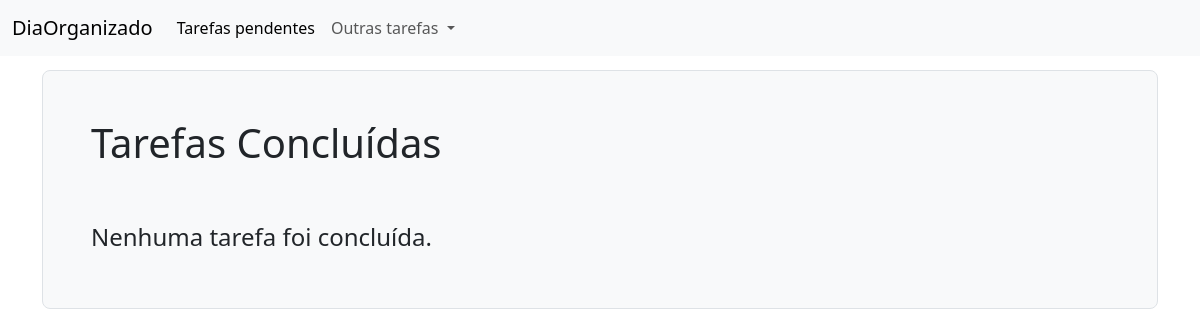
The page /tarefas/concluidas/ on the database as committed earlier.
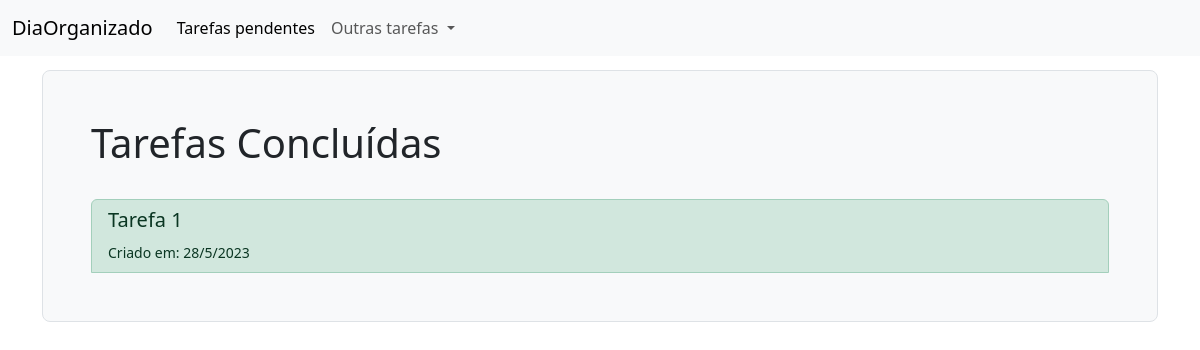
The same page on the database as committed later.
### tarefas/models.py (models this page shows, shortened)
class Tarefa(models.Model):
    OPCOES_CATEGORIA = (
        ('urgente', 'Urgente'),
        ('importante', 'Importante'),
        ('precisa ser feito', 'Precisa ser feito'),
    )
    OPCOES_STATUS = (
        ('concluído', 'Concluído'),
        ('pendente', 'Pendente'),
        ('adiado', 'Adiado'),
    )
    descricao = models.CharField(max_length=400)
    data_criacao = models.DateTimeField(auto_now_add=True)
    categoria = models.CharField(max_length=30, choices=OPCOES_CATEGORIA, default='importante')
    status = models.CharField(max_length=30, choices=OPCOES_STATUS, default='pendente')

### tarefas/views.py (the view)
# urls.py: path('concluidas/', views.tarefas_concluidas, name='tarefas_concluidas'),
def tarefas_concluidas(request):
    tarefas_concluidas = Tarefa.objects.filter(status='concluído')
    return render(request, 'tarefas/tarefas_concluidas.html', {'tarefas_concluidas': tarefas_concluidas})

### tarefas/templates/tarefas/tarefas_concluidas.html (shortened to what this page needs)
{% extends 'base.html' %}
{% block content %}
    <div class="h-100 p-5 bg-light border rounded-3">
        <h1>Tarefas Concluídas</h1><br>
        <div class="list-group">
            {% for tarefa in tarefas_concluidas %}
                <button type="button" class="list-group-item list-group-item-success list-group-item-action " data-bs-toggle="modal" data-bs-target="#modal{{ tarefa.id }}">
                    <h5>{{ tarefa.descricao|title }}</h5>
                    <small>Criado em: {{ tarefa.data_criacao.day }}/{{ tarefa.data_criacao.month }}/{{ tarefa.data_criacao.year }}</small>
                </button>
            {% empty %}
                <br>
                <h4>Nenhuma tarefa foi concluída.</h4>
            {% endfor %}
        </div>
    </div>
{% endblock content %}

Rows that differ between the two databases and show on the page:
added Tarefa: descricao "Tarefa 1", data_criacao.day "28", data_criacao.month "5", data_criacao.year "2023"
Other text that changed with them:
text no longer shown: "Nenhuma tarefa foi concluída."
